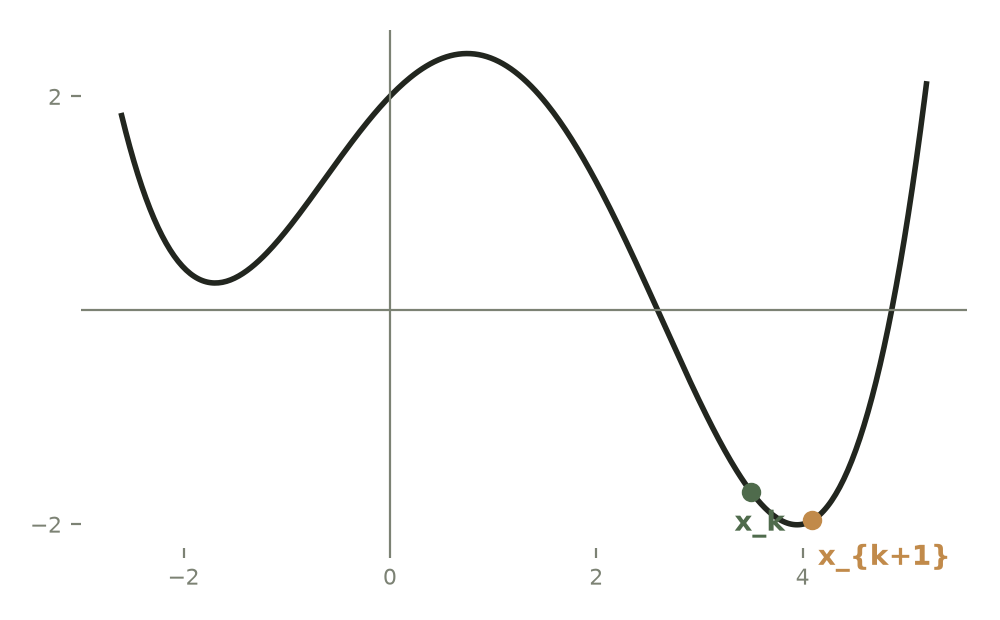

Reproduce this figure in Python.
"""Newton-step plot, styled for the yalix dark 'terminal notebook' theme.

f(x) = 0.05x^4 - 0.2x^3 - 0.5x^2 + x + 2, one Newton step from x_k = 3.5.
Run:  python3 newton_step.py   ->   newton_step.png (transparent, dark-ready)
"""

import numpy as np
import matplotlib.pyplot as plt

INK = "#22261F"     # curve / axes
MUTED = "#7C8274"   # ticks
TEAL = "#4F6B4C"    # x_k  (sage accent)
WARM = "#C18A4A"    # x_{k+1} (warm)


def f(x):
    return 0.05 * x**4 - 0.2 * x**3 - 0.5 * x**2 + x + 2


def df(x):
    return 0.2 * x**3 - 0.6 * x**2 - x + 1


def d2f(x):
    return 0.6 * x**2 - 1.2 * x - 1


x_k = 3.5
t = -df(x_k) / d2f(x_k)
x_next = x_k + t

xs = np.linspace(-2.6, 5.2, 400)
fig, ax = plt.subplots(figsize=(5, 3.1))
ax.plot(xs, f(xs), color=INK, linewidth=2)
ax.axhline(0, color=MUTED, linewidth=0.8)
ax.axvline(0, color=MUTED, linewidth=0.8)

ax.plot(x_k, f(x_k), "o", color=TEAL, markersize=6)
ax.annotate("x_k", (x_k, f(x_k)), textcoords="offset points",
            xytext=(-6, -14), color=TEAL, fontweight="bold")
ax.plot(x_next, f(x_next), "o", color=WARM, markersize=6)
ax.annotate("x_{k+1}", (x_next, f(x_next)), textcoords="offset points",
            xytext=(2, -16), color=WARM, fontweight="bold")

ax.set_xticks([-2, 0, 2, 4])
ax.set_yticks([-2, 2])
ax.tick_params(colors=MUTED, labelsize=8)
for spine in ax.spines.values():
    spine.set_visible(False)
ax.set_facecolor("none")
fig.patch.set_alpha(0.0)          # transparent -> sits on the panel
plt.tight_layout()
plt.savefig("newton_step.png", dpi=200, transparent=True)
print(f"t = {t:.3f},  x_next = {x_next:.3f}")
